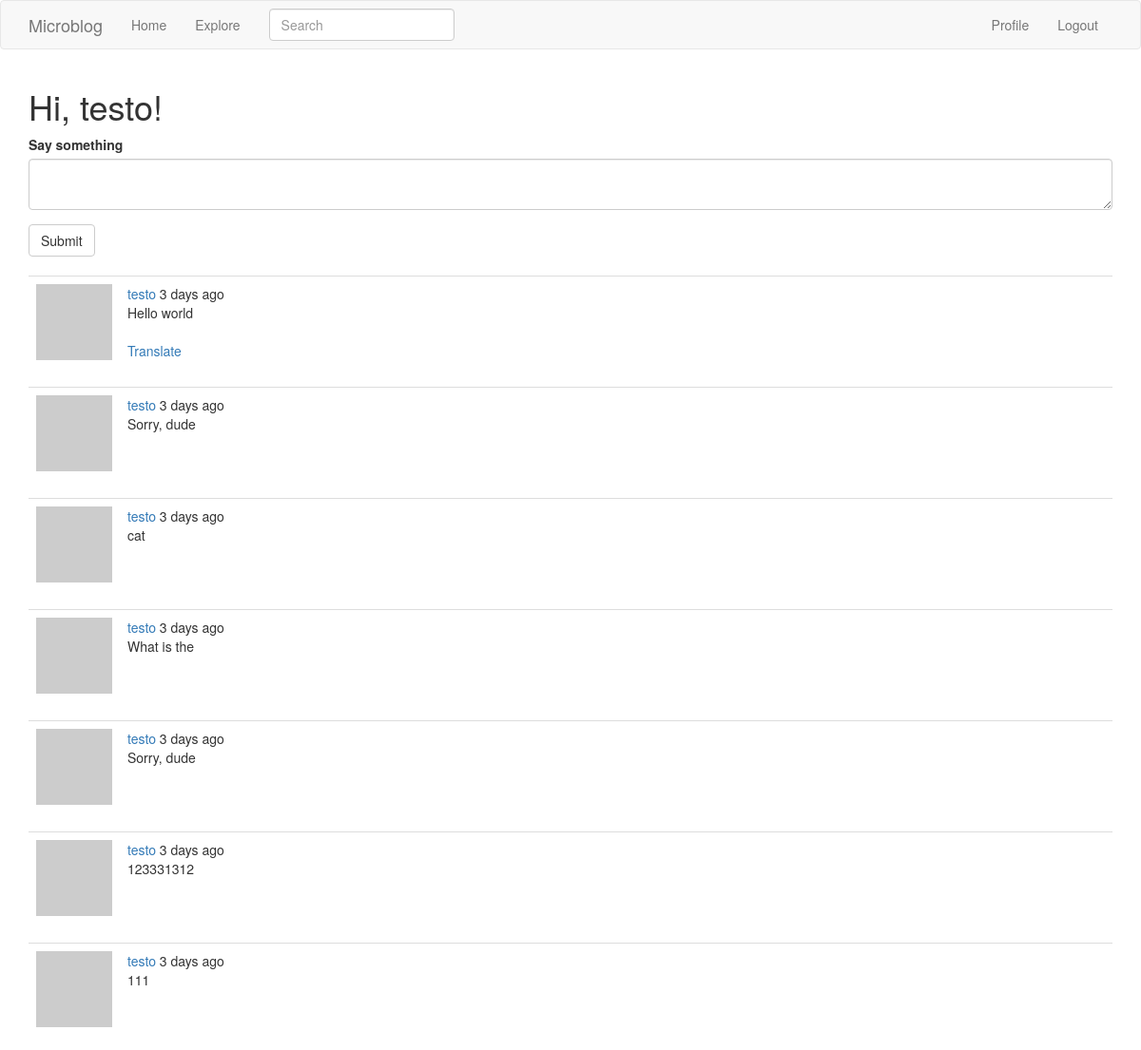
Before: /index (signed in, upper part) with the older database file.
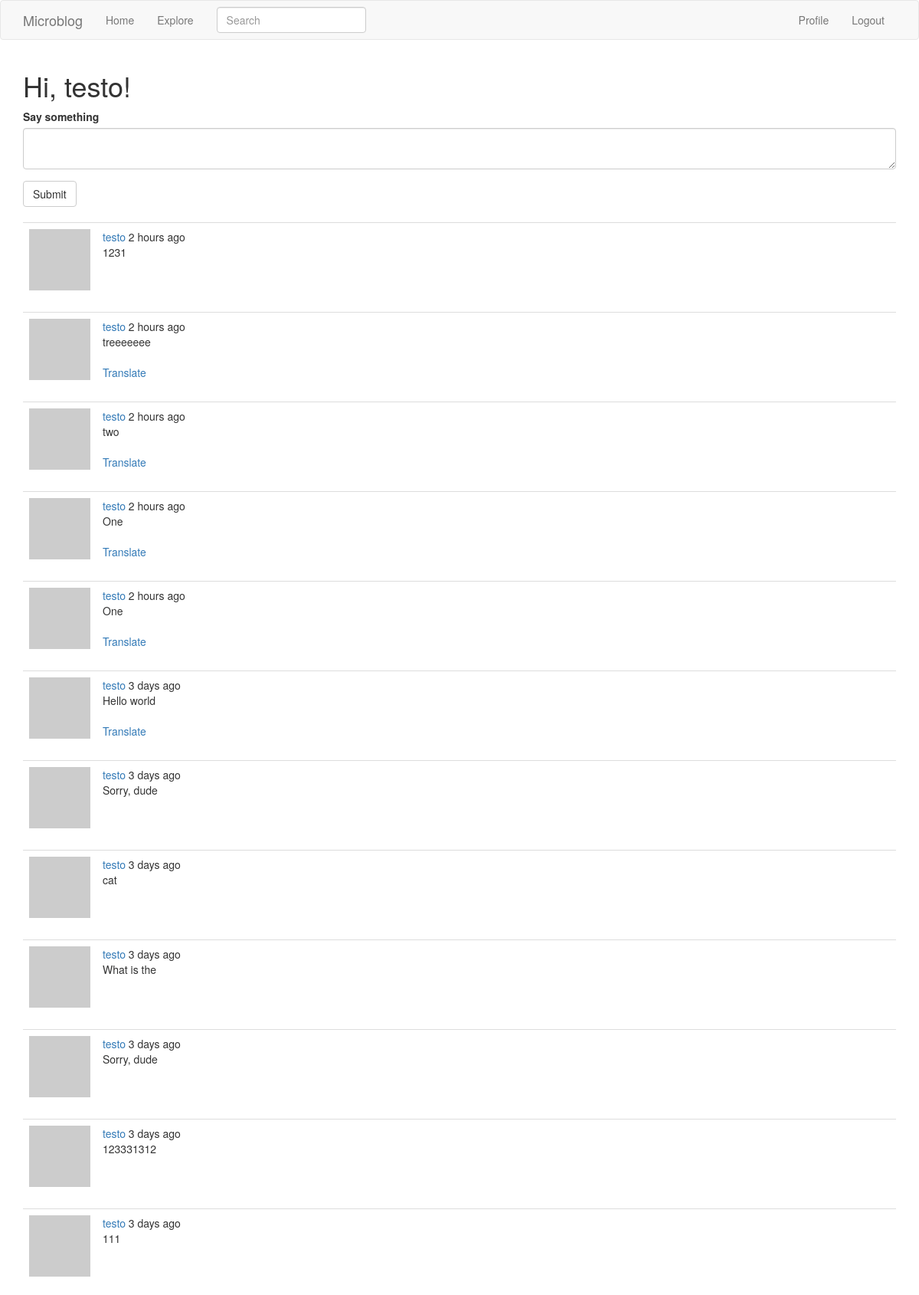
After: the same page with the newer database file.
### app/models.py (models this page shows, shortened)
class User(UserMixin, db.Model):
    id = db.Column(db.Integer, primary_key=True)
    username = db.Column(db.String(64), index=True, unique=True)
    email = db.Column(db.String(120), index=True, unique=True)
    password_hash = db.Column(db.String(128))
    posts = db.relationship('Post', backref='author', lazy='dynamic')
    about_me = db.Column(db.String(140))
    last_seen = db.Column(db.DateTime, default=datetime.utcnow)
    followed = db.relationship(
        'User', secondary=followers,
        primaryjoin=(followers.c.follower_id == id),
        secondaryjoin=(followers.c.followed_id == id),
        backref=db.backref('followers', lazy='dynamic'), lazy='dynamic')
    def avatar(self, size):
        digest = md5(self.email.lower().encode('utf-8')).hexdigest()
        return 'https://www.gravatar.com/avatar/{}?d=identicon&s={}'.format(
            digest, size)
    def followed_posts(self):
        followed = Post.query.join(
            followers, (followers.c.followed_id == Post.user_id)).filter(
                followers.c.follower_id == self.id)
        own = Post.query.filter_by(user_id=self.id)
        return followed.union(own).order_by(Post.timestamp.desc())

class SearchableMixin(object):
    @classmethod
    def before_commit(cls, session):
        session._changes = {
            'add': list(session.new),
            'update': list(session.dirty),
            'delete': list(session.deleted)
        }
    @classmethod
    def after_commit(cls, session):
        for obj in session._changes['add']:
            if isinstance(obj, SearchableMixin):
                add_to_index(obj.__tablename__, obj)
        for obj in session._changes['update']:
            if isinstance(obj, SearchableMixin):
                add_to_index(obj.__tablename__, obj)
        for obj in session._changes['delete']:
            if isinstance(obj, SearchableMixin):
                remove_from_index(obj.__tablename__, obj)
        session._changes = None

class Post(SearchableMixin, db.Model):
    __searchable__ = ['body']
    id = db.Column(db.Integer, primary_key=True)
    body = db.Column(db.String(140))
    timestamp = db.Column(db.DateTime, index=True, default=datetime.utcnow)
    user_id = db.Column(db.Integer, db.ForeignKey('user.id'))
    language = db.Column(db.String(5))

### app/main/routes.py (the view, shortened to what this page needs)
@bp.route('/', methods=['GET', 'POST'])
@bp.route('/index', methods=['GET', 'POST'])
@login_required
def index():
    form = PostForm()
    page = request.args.get('page', 1, type=int)
    posts = current_user.followed_posts().paginate(
        page, current_app.config['POSTS_PER_PAGE'], False)
    next_url = url_for('main.index', page=posts.next_num) \
        if posts.has_next else None
    prev_url = url_for('main.index', page=posts.prev_num) \
        if posts.has_prev else None
    return render_template("index.html", title='Home Page', form=form,
                           posts=posts.items, next_url=next_url,
                           prev_url=prev_url)

### app/main/forms.py
class SearchForm(FlaskForm):
    q = StringField('Search', validators=[DataRequired()])
    def __init__(self, *args, **kwargs):
        if 'formdata' not in kwargs:
            kwargs['formdata'] = request.args
        if 'csrf_enabled' not in kwargs:
            kwargs['csrf_enabled'] = False
        super(SearchForm, self).__init__(*args, **kwargs)

class PostForm(FlaskForm):
    post = TextAreaField('Say something', validators=[
        DataRequired(), Length(min=1, max=140)])
    submit = SubmitField('Submit')

### app/main/routes.py (called while the page is built)
@bp.before_app_request
def before_request():
    if current_user.is_authenticated:
        current_user.last_seen = datetime.utcnow()
        db.session.commit()
        g.search_form = SearchForm()
    g.locale = str(get_locale())

### app/models.py (called while the page is built)
@login.user_loader
def load_user(id):
    return User.query.get(int(id))

### app/templates/index.html (shortened to what this page needs)
{% extends "base.html" %}
{% import 'bootstrap/wtf.html' as wtf %}
{% block app_content %}
    <h1>Hi, {{ current_user.username }}!</h1>
    {% if form %}
    {{ wtf.quick_form(form) }}
    <br>
    {% endif %}
    {% for post in posts %}
        {% include '_post.html' %}
    {% endfor %}
{% endblock %}

### app/templates/base.html (shortened to what this page needs)
{% extends 'bootstrap/base.html' %}
{% block navbar %}
    <nav class="navbar navbar-default">
        <div class="container">
            <div class="navbar-header">
                <a class="navbar-brand" href="{{ url_for('main.index') }}">Microblog</a>
            </div>
            <div class="collapse navbar-collapse" id="bs-example-navbar-collapse-1">
                <ul class="nav navbar-nav">
                    <li><a href="{{ url_for('main.index') }}">Home</a></li>
                    <li><a href="{{ url_for('main.explore') }}">Explore</a></li>
                </ul>
                <ul class="nav navbar-nav navbar-right">
                    {% if current_user.is_anonymous %}
                    <li><a href="{{ url_for('auth.login') }}">Login</a></li>
                    {% else %}
                    <li><a href="{{ url_for('main.user', username=current_user.username) }}">Profile</a></li>
                    <li><a href="{{ url_for('auth.logout') }}">Logout</a></li>
                    {% endif %}
                </ul>
                {% if g.search_form %}
            <form class="navbar-form navbar-left" method="get"
                    action="{{ url_for('main.search') }}">
                <div class="form-group">
                    {{ g.search_form.q(size=20, class='form-control',
                        placeholder=g.search_form.q.label.text) }}
                </div>
            </form>
            {% endif %}
            </div>
        </div>
    </nav>
{% endblock %}
{% block content %}
    <div class="container">
        {% block app_content %}{% endblock %}
    </div>
{% endblock %}

### app/templates/_post.html
<table class="table table-hover">
    <tr>
        <td width="70px">
            <a href="{{ url_for('main.user', username=post.author.username) }}">
                <img src="{{ post.author.avatar(70) }}" />
            </a>
        </td>
        <td>
            <a href="{{ url_for('main.user', username=post.author.username) }}">
                {{ post.author.username }}
            </a> {{ moment(post.timestamp).fromNow() }}
            <br>
            <span id="post{{ post.id }}">{{ post.body }}</span>
            {% if post.language and post.language != g.locale %}
            <br><br>
            <span id="translation{{ post.id }}">
                    <a href="javascript:translate(
                                '#post{{ post.id }}',
                                '#translation{{ post.id }}',
                                '{{ post.language }}',
                                '{{ g.locale }}');">Translate</a>
            </span>
            {% endif %}
        </td>
    </tr>
</table>

Changed rows visible on the page:
added Post: author.username "testo", timestamp "2 hours ago", body "1231"
added Post: author.username "testo", timestamp "2 hours ago", body "treeeeeee"
added Post: author.username "testo", timestamp "2 hours ago", body "two"
added Post: author.username "testo", timestamp "2 hours ago", body "One"
added Post: author.username "testo", timestamp "2 hours ago", body "One"
